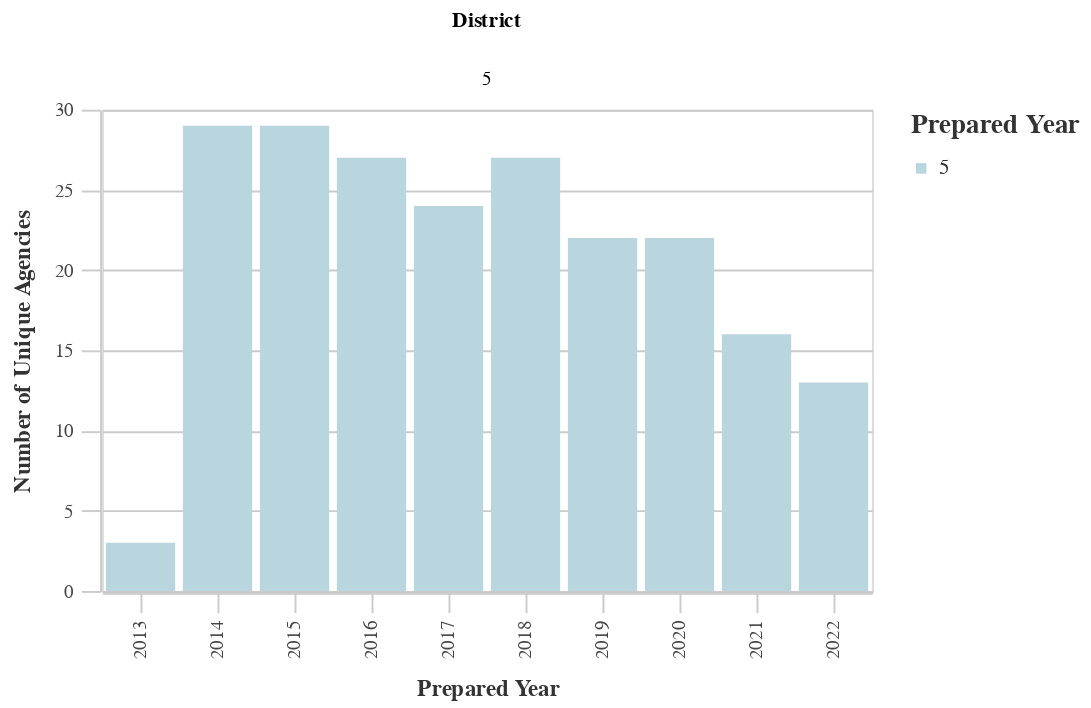

Here is the notebook cell this chart was saved with:
### Markdown cell above
### Number of Unique Agencies by District

### Code cell
# Unique Agencies by Dist
dist_years_agency = ((
        df
        >> group_by(_.prepared_y, _.dist)
        >> summarize(n=_.primary_agency_name.nunique())
        >> arrange(-_.prepared_y)
    )
        .rename(columns={'dist':'District', 'n':'Count'})
    )
chart10 = (alt.Chart(dist_years_agency).mark_bar().encode(
        column='District:N',
        x=alt.X('prepared_y:O', title='Prepared Year'),
        y=alt.Y('Count:Q', title='Number of Unique Agencies'),
        color = alt.Color("District:N", 
                              scale=alt.Scale(
                                  range=altair_utils.CALITP_SEQUENTIAL_COLORS),  
                               legend=alt.Legend(title="Prepared Year")
                              )))
                              
chart10 = styleguide.preset_chart_config(chart10)
chart10 = _dla_utils.add_tooltip(chart10, 'prepared_y', 'Count')

display(chart10)

### Figure 1 — Vega-Lite specification as saved in the notebook (floating-point values rounded to 4 significant figures)
{"config": {"view": {"continuousWidth": 400, "continuousHeight": 300}, "axis": {"domainColor": "#cbcbcb", "grid": true, "gridColor": "#cbcbcb", "gridWidth": 1, "labelColor": "#474747", "labelFont": "Nunito Sans", "labelFontSize": 10, "labelPadding": 4, "tickColor": "#cbcbcb", "tickSize": 10, "titleColor": "#333", "titleFont": "Raleway", "titleFontSize": 12, "titlePadding": 10}, "axisBand": {"grid": false}, "background": "white", "font": "Raleway", "header": {"labelFont": "Nunito Sans", "titleFont": "Raleway"}, "legend": {"labelColor": "#333", "labelFont": "Nunito Sans", "labelFontSize": 11, "labelLimit": 0, "padding": 1, "symbolSize": 30, "symbolType": "square", "titleColor": "#333", "titleFont": "Raleway", "titleFontSize": 14, "titlePadding": 10}, "title": {"anchor": "middle", "font": "Raleway", "fontSize": 18, "fontWeight": 300, "offset": 20}}, "data": {"name": "data-d1b157b83f2a52f8f3666fa36ffe24dd"}, "mark": "bar", "encoding": {"color": {"field": "District", "legend": {"title": "Prepared Year"}, "scale": {"range": ["#B9D6DF", "#8CBCCB", "#2EA8CE", "#136C97", "#0B405B"]}, "type": "nominal"}, "column": {"field": "District", "type": "nominal"}, "tooltip": [{"field": "prepared_y", "type": "quantitative"}, {"field": "Count", "type": "quantitative"}], "x": {"field": "prepared_y", "title": "Prepared Year", "type": "ordinal"}, "y": {"field": "Count", "title": "Number of Unique Agencies", "type": "quantitative"}}, "height": 250, "width": 400, "$schema": "https://vega.github.io/schema/vega-lite/v4.17.0.json", "datasets": {"data-d1b157b83f2a52f8f3666fa36ffe24dd": [{"prepared_y": 2022.0, "District": 5, "Count": 13}, {"prepared_y": 2021.0, "District": 5, "Count": 16}, {"prepared_y": 2020.0, "District": 5, "Count": 22}, {"prepared_y": 2019.0, "District": 5, "Count": 22}, {"prepared_y": 2018.0, "District": 5, "Count": 27}, {"prepared_y": 2017.0, "District": 5, "Count": 24}, {"prepared_y": 2016.0, "District": 5, "Count": 27}, {"prepared_y": 2015.0, "District": 5, "Count": 29}, {"prepared_y": 2014.0, "District": 5, "Count": 29}, {"prepared_y": 2013.0, "District": 5, "Count": 3}]}}
